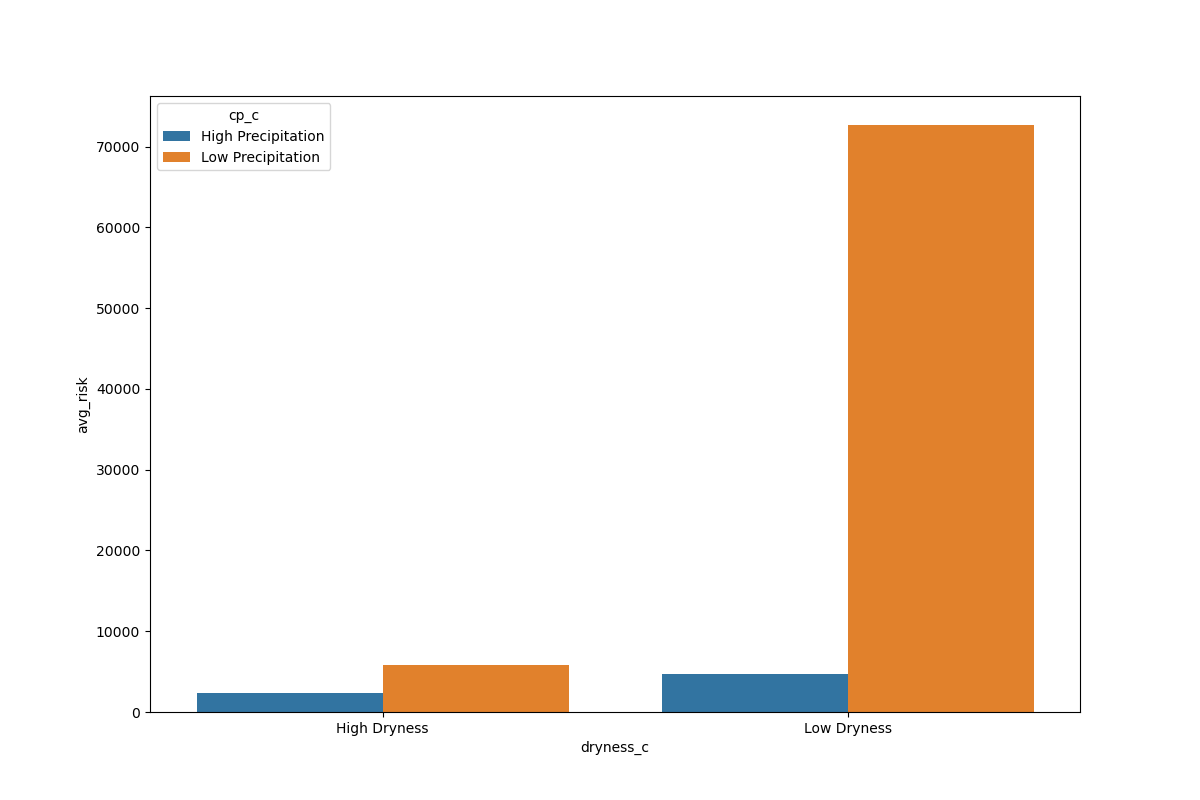

Generate this figure with Python:
from pyspark.sql import SparkSession
import matplotlib.pyplot as plt
import seaborn as sns
import pyspark.sql.functions as f
import pandas as pd

spark = SparkSession.builder \
    .appName("Fire Risk") \
    .getOrCreate()
    
data = spark.read.csv('./processed_data', inferSchema=True, header=True)
dryness_median = data.approxQuantile('new_dryness_index', [0.5], 0.01)[0]
dryness_categories = data.withColumn('dryness_c', f.when(f.col('new_dryness_index') >= dryness_median, 'High Dryness').otherwise('Low Dryness'))
cumulative_precipitation_categories = dryness_categories.withColumn('cp_c', f.when(f.col('new_cumulative_precipitation') >= 50, 'High Precipitation').when(f.col('new_cumulative_precipitation') < 50, 'Low Precipitation'))
final_data = cumulative_precipitation_categories.groupBy('dryness_c', 'cp_c').agg(f.avg(f.col('new_fire_risk')).alias('avg_risk')).orderBy('dryness_c', 'cp_c')


data_pd = final_data.toPandas()

plt.figure(figsize=(12,8))
sns.barplot(x='dryness_c', y='avg_risk', hue='cp_c', data=data_pd)
plt.savefig('./analysis-hd/fire_risk.png')